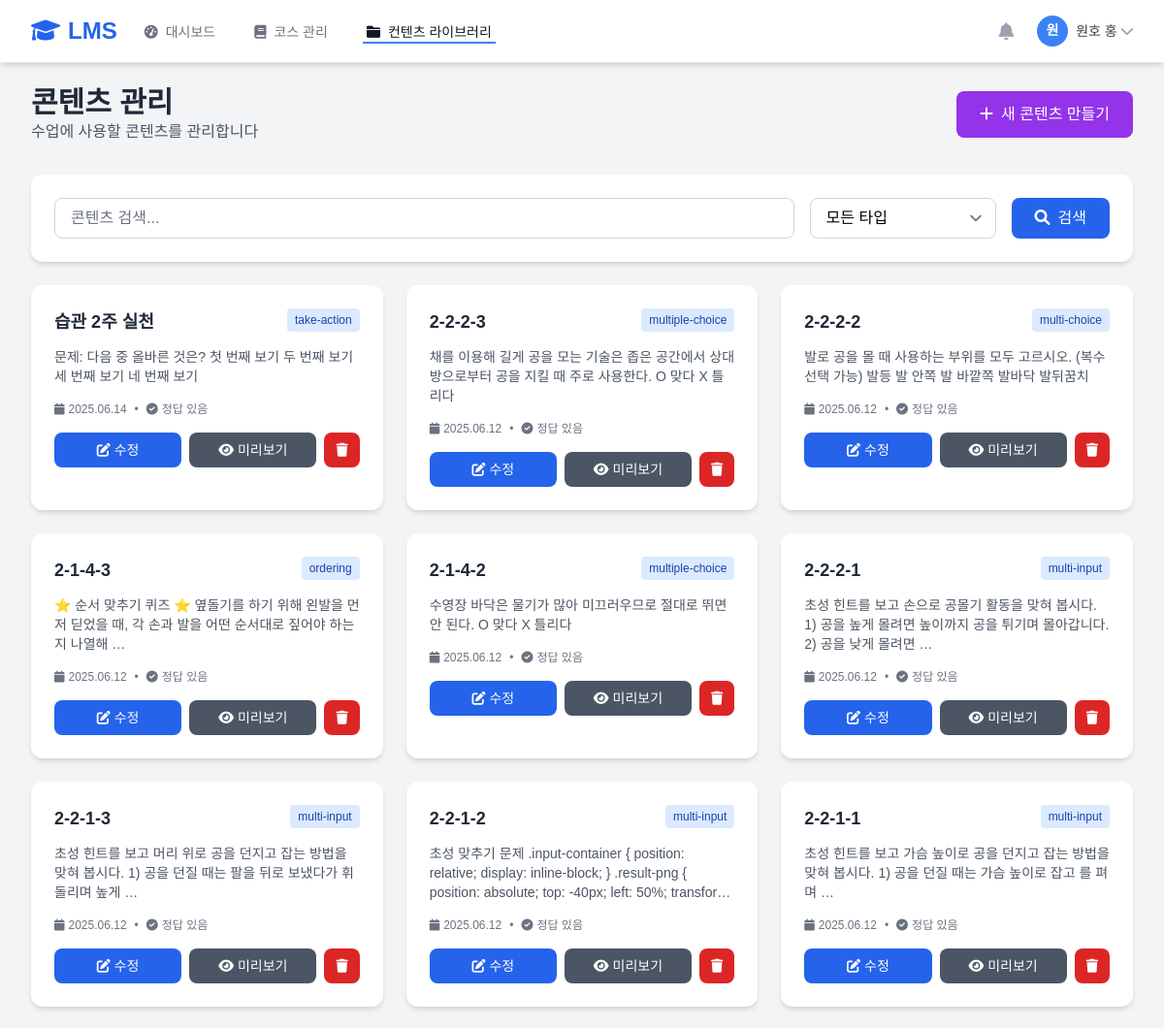
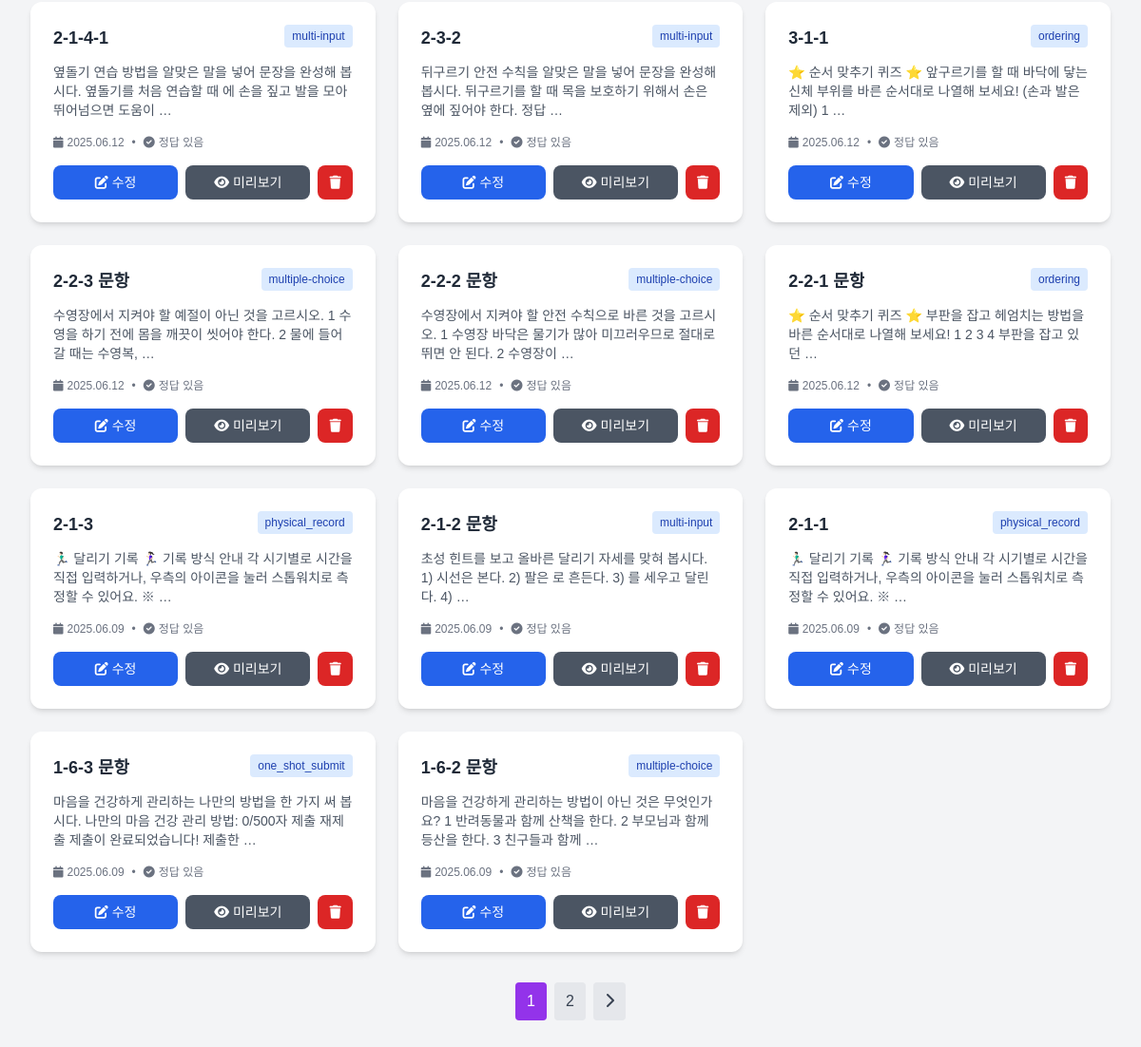
The page /teacher/contents/ (signed in) on the database its author committed (2 pictures, top to bottom).
### teacher/models.py (models this page shows, shortened)
class Contents(models.Model):
    content_type = models.ForeignKey(ContentType, on_delete=models.CASCADE, verbose_name='콘텐츠 타입')
    title = models.CharField('제목', max_length=200)
    page = models.TextField('콘텐츠 페이지', help_text='HTML 형식의 콘텐츠')
    answer = models.TextField('정답', blank=True,null=True, help_text='객관식/단답형의 경우 정답')
    meta_data = models.JSONField('메타데이터', default=dict, blank=True)
    tags = models.JSONField('태그/평가기준', default=dict, blank=True, help_text='채점이나 평가 기준')
    created_by = models.ForeignKey(User, on_delete=models.SET_NULL, null=True, verbose_name='생성자')
    created_at = models.DateTimeField('생성일', auto_now_add=True)
    updated_at = models.DateTimeField('수정일', auto_now=True)
    is_active = models.BooleanField('활성화', default=True)
    is_public = models.BooleanField('공개', default=True, help_text='다른 교사들도 사용할 수 있도록 공개')  # 추가
    class Meta:
        verbose_name = '콘텐츠'
        verbose_name_plural = '콘텐츠'
        ordering = ['-created_at']

class ContentType(models.Model):
    type_name = models.CharField('타입명', max_length=50)
    description = models.TextField('설명', blank=True)
    icon = models.CharField('아이콘', max_length=50, blank=True,null=True)
    color = models.CharField('색상', max_length=7, blank=True,null=True)
    is_active = models.BooleanField('활성화', default=True)
    class Meta:
        verbose_name = '컨텐츠 타입'
        verbose_name_plural = '컨텐츠 타입'

### teacher/contents_views.py (the view)
# urls.py: path('contents/', contents_views.contents_list, name='contents_list'),
@login_required
def contents_list(request):
    queryset = Contents.objects.filter(created_by=request.user)
    content_type = request.GET.get('type')
    if content_type:
        queryset = queryset.filter(content_type_id=content_type)
    search = request.GET.get('search')
    if search:
        queryset = queryset.filter(
            Q(title__icontains=search) |
            Q(page__icontains=search)
        )
    queryset = queryset.select_related('content_type').order_by('-created_at')
    paginator = Paginator(queryset, 20)  # 페이지당 20개
    page = request.GET.get('page')
    contents = paginator.get_page(page)
    context = {
        'contents': contents,
        'content_types': ContentType.objects.filter(is_active=True),
        'selected_type': content_type,
        'search_query': search or '',
        'page_obj': contents,
        'is_paginated': paginator.num_pages > 1,
    }
    return render(request, 'teacher/contents/list.html', context)

### templates/teacher/contents/list.html (shortened to what this page needs)
{% extends 'teacher/base.html' %}
{% block content %}
    <div class="mb-8">
        <div class="flex items-center justify-between mb-4">
            <div>
                <h1 class="text-3xl font-bold text-gray-800">콘텐츠 관리</h1>
                <p class="text-gray-600">수업에 사용할 콘텐츠를 관리합니다</p>
            </div>
            <a href="{% url 'teacher:contents_create' %}"
               class="bg-purple-600 text-white px-6 py-3 rounded-lg hover:bg-purple-700 transition duration-200">
                <i class="fas fa-plus mr-2"></i>새 콘텐츠 만들기
            </a>
        </div>
    </div>
    <div class="bg-white rounded-xl shadow-md p-6 mb-6">
        <form method="get" class="flex flex-col md:flex-row gap-4">
            <div class="flex-1">
                <input type="text"
                       name="search"
                       value="{{ search_query }}"
                       placeholder="콘텐츠 검색..."
                       class="w-full px-4 py-2 border border-gray-300 rounded-lg focus:outline-none focus:ring-2 focus:ring-purple-500">
            </div>
            <div class="md:w-48">
                <select name="type"
                        class="w-full px-4 py-2 border border-gray-300 rounded-lg focus:outline-none focus:ring-2 focus:ring-purple-500">
                    <option value="">모든 타입</option>
                </select>
            </div>
            <button type="submit"
                    class="bg-blue-600 text-white px-6 py-2 rounded-lg hover:bg-blue-700 transition duration-200">
                <i class="fas fa-search mr-2"></i>검색
            </button>
        </form>
    </div>
    {% if contents %}
    <div class="grid grid-cols-1 md:grid-cols-2 lg:grid-cols-3 gap-6">
        {% for content in contents %}
        <div class="bg-white rounded-xl shadow-md overflow-hidden hover:shadow-lg transition duration-300">
            <div class="p-6">
                <div class="flex items-start justify-between mb-3">
                    <h3 class="text-lg font-semibold text-gray-800 line-clamp-2">{{ content.title }}</h3>
                    <span class="bg-blue-100 text-blue-800 px-2 py-1 rounded text-xs whitespace-nowrap ml-2">
                        {{ content.content_type.type_name }}
                    </span>
                </div>
                <p class="text-gray-600 text-sm mb-4 line-clamp-3">
                    {{ content.page|striptags|truncatewords:20 }}
                </p>
                <div class="flex items-center text-gray-500 text-xs mb-4">
                    <i class="fas fa-calendar mr-1"></i>
                    {{ content.created_at|date:"Y.m.d" }}
                    {% if content.answer %}
                    <span class="mx-2">•</span>
                    <i class="fas fa-check-circle mr-1"></i>
                    정답 있음
                    {% endif %}
                </div>
                <div class="flex space-x-2">
                    <a href="{% url 'teacher:contents_edit' content.id %}"
                       class="flex-1 bg-blue-600 text-white text-center py-2 px-3 rounded-lg hover:bg-blue-700 transition duration-200 text-sm">
                        <i class="fas fa-edit mr-1"></i>수정
                    </a>
                    <button onclick="previewContent({{ content.id }})"
                            class="flex-1 bg-gray-600 text-white py-2 px-3 rounded-lg hover:bg-gray-700 transition duration-200 text-sm">
                        <i class="fas fa-eye mr-1"></i>미리보기
                    </button>
                    <form method="post" action="{% url 'teacher:contents_delete' content.id %}"
                          class="inline" onsubmit="return confirm('정말 삭제하시겠습니까?')">
                        <button type="submit"
                                class="bg-red-600 text-white py-2 px-3 rounded-lg hover:bg-red-700 transition duration-200 text-sm">
                            <i class="fas fa-trash"></i>
                        </button>
                    </form>
                </div>
            </div>
        </div>
        {% endfor %}
    </div>
    {% if is_paginated %}
    <div class="mt-8 flex justify-center">
        <nav class="flex items-center space-x-2">
            {% for num in page_obj.paginator.page_range %}
                {% if page_obj.number == num %}
                <span class="px-3 py-2 bg-purple-600 text-white rounded">{{ num }}</span>
                {% else %}
                <a href="?page={{ num }}{% if search_query %}&search={{ search_query }}{% endif %}{% if selected_type %}&type={{ selected_type }}{% endif %}"
                   class="px-3 py-2 bg-gray-200 text-gray-700 rounded hover:bg-gray-300">{{ num }}</a>
                {% endif %}
            {% endfor %}
            {% if page_obj.has_next %}
            <a href="?page={{ page_obj.next_page_number }}{% if search_query %}&search={{ search_query }}{% endif %}{% if selected_type %}&type={{ selected_type }}{% endif %}"
               class="px-3 py-2 bg-gray-200 text-gray-700 rounded hover:bg-gray-300">
                <i class="fas fa-chevron-right"></i>
            </a>
            {% endif %}
        </nav>
    </div>
    {% endif %}
    {% endif %}
{% endblock %}

### templates/teacher/base.html (shortened to what this page needs)
<!DOCTYPE html>
<html lang="ko">
<head>
    <script src="https://cdn.tailwindcss.com?plugins=forms,typography,aspect-ratio,line-clamp"></script>
    <link rel="stylesheet" href="https://cdnjs.cloudflare.com/ajax/libs/font-awesome/6.0.0/css/all.min.css">
</head>
<body class="bg-gray-100">
    <nav class="bg-white shadow-md border-b border-gray-200 fixed w-full top-0 z-50">
        <div class="max-w-7xl mx-auto px-4 sm:px-6 lg:px-8">
            <div class="flex justify-between h-16">
                <div class="flex items-center">
                    <div class="flex-shrink-0">
                        <a href="{% url 'teacher:dashboard' %}" class="text-2xl font-bold text-blue-600">
                            <i class="fas fa-graduation-cap mr-2"></i>LMS
                        </a>
                    </div>
                    <div class="hidden md:ml-6 md:flex md:space-x-8">
                        <a href="{% url 'teacher:dashboard' %}"
                           class="{% if 'dashboard' in request.resolver_match.url_name %}border-blue-500 text-gray-900{% else %}border-transparent text-gray-500 hover:text-gray-700 hover:border-gray-300{% endif %} inline-flex items-center px-1 pt-1 border-b-2 text-sm font-medium">
                            <i class="fas fa-tachometer-alt mr-2"></i>대시보드
                        </a>
                        <a href="{% url 'teacher:course_dashboard' %}"
                           class="{% if 'course' in request.resolver_match.url_name %}border-blue-500 text-gray-900{% else %}border-transparent text-gray-500 hover:text-gray-700 hover:border-gray-300{% endif %} inline-flex items-center px-1 pt-1 border-b-2 text-sm font-medium">
                            <i class="fas fa-book mr-2"></i>코스 관리
                        </a>
                        <a href="{% url 'teacher:contents_list' %}"
                           class="{% if 'contents_list' in request.resolver_match.url_name %}border-blue-500 text-gray-900{% else %}border-transparent text-gray-500 hover:text-gray-700 hover:border-gray-300{% endif %} inline-flex items-center px-1 pt-1 border-b-2 text-sm font-medium">
                            <i class="fas fa-folder mr-2"></i>컨텐츠 라이브러리
                        </a>
                    </div>
                </div>
                <div class="flex items-center">
                    <div class="flex items-center space-x-4">
                        <button class="p-2 text-gray-400 hover:text-gray-500">
                            <i class="fas fa-bell text-lg"></i>
                        </button>
                        <div class="relative">
                            <button class="flex items-center text-sm rounded-full focus:outline-none focus:ring-2 focus:ring-offset-2 focus:ring-blue-500"
                                    id="user-menu-button" onclick="toggleUserMenu()">
                                <img class="h-8 w-8 rounded-full bg-blue-500 flex items-center justify-center text-white font-bold"
                                     alt="{{ user.get_full_name }}">
                                <span class="ml-2 text-gray-700">{{ user.get_full_name|default:user.username }}</span>
                                <i class="fas fa-chevron-down ml-1 text-gray-400"></i>
                            </button>
                        </div>
                    </div>
                </div>
            </div>
        </div>
    </nav>
    <main class="pt-16 min-h-screen">
        <div class="max-w-7xl mx-auto py-6 px-4 sm:px-6 lg:px-8">
            {% block content %}{% endblock %}
        </div>
    </main>
        </body>
        </html>

### templates/teacher/base.html (style rules this page uses)
.line-clamp-2 { display: -webkit-box; -webkit-box-orient: vertical; overflow: hidden; }
.line-clamp-3 { display: -webkit-box; -webkit-box-orient: vertical; overflow: hidden; }

### templates/teacher/contents/list.html (style rules this page uses)
.line-clamp-2 { display: -webkit-box; -webkit-line-clamp: 2; -webkit-box-orient: vertical; overflow: hidden; }
.line-clamp-3 { display: -webkit-box; -webkit-line-clamp: 3; -webkit-box-orient: vertical; overflow: hidden; }

### rows shown on the page
Contents: title "습관 2주 실천", content_type.type_name "take-action", page "문제: 다음 중 올바른 것은? 첫 번째 보기 두 번째 보기 세 번째 보기 네 번째 보기", created_at "2025.06.14", answer "정답 있음"
Contents: title "2-2-2-3", content_type.type_name "multiple-choice", page "채를 이용해 길게 공을 모는 기술은 좁은 공간에서 상대방으로부터 공을 지킬 때 주로 사용한다. O 맞다 X 틀리다", created_at "2025.06.12", shows "정답 있음"
Contents: title "2-2-2-2", content_type.type_name "multi-choice", page "발로 공을 몰 때 사용하는 부위를 모두 고르시오. (복수 선택 가능) 발등 발 안쪽 발 바깥쪽 발바닥 발뒤꿈치", created_at "2025.06.12", shows "정답 있음"
Contents: title "2-1-4-3", content_type.type_name "ordering", page "⭐ 순서 맞추기 퀴즈 ⭐ 옆돌기를 하기 위해 왼발을 먼저 딛었을 때, 각 손과 발을 어떤 순서대로 짚어야 하는지 나열해 …", created_at "2025.06.12", shows "정답 있음"
Contents: title "2-1-4-2", content_type.type_name "multiple-choice", page "수영장 바닥은 물기가 많아 미끄러우므로 절대로 뛰면 안 된다. O 맞다 X 틀리다", created_at "2025.06.12", shows "정답 있음"
Contents: title "2-2-2-1", content_type.type_name "multi-input", page "초성 힌트를 보고 손으로 공몰기 활동을 맞혀 봅시다. 1) 공을 높게 몰려면 높이까지 공을 튀기며 몰아갑니다. 2) 공을 낮게 몰려면 …", created_at "2025.06.12", shows "정답 있음"
Contents: title "2-2-1-3", content_type.type_name "multi-input", page "초성 힌트를 보고 머리 위로 공을 던지고 잡는 방법을 맞혀 봅시다. 1) 공을 던질 때는 팔을 뒤로 보냈다가 휘돌리며 높게 …", created_at "2025.06.12", shows "정답 있음"
Contents: title "2-2-1-2", content_type.type_name "multi-input", page "초성 맞추기 문제 .input-container { position: relative; display: inline-block; } .result-png { position: absolute; top: -40px; left: 50%;…", created_at "2025.06.12", shows "정답 있음"
Contents: title "2-2-1-1", content_type.type_name "multi-input", page "초성 힌트를 보고 가슴 높이로 공을 던지고 잡는 방법을 맞혀 봅시다. 1) 공을 던질 때는 가슴 높이로 잡고 를 펴며 …", created_at "2025.06.12", shows "정답 있음"
Contents: title "2-1-4-1", content_type.type_name "multi-input", page "옆돌기 연습 방법을 알맞은 말을 넣어 문장을 완성해 봅시다. 옆돌기를 처음 연습할 때 에 손을 짚고 발을 모아 뛰어넘으면 도움이 …", created_at "2025.06.12", shows "정답 있음"
Contents: title "2-3-2", content_type.type_name "multi-input", page "뒤구르기 안전 수칙을 알맞은 말을 넣어 문장을 완성해 봅시다. 뒤구르기를 할 때 목을 보호하기 위해서 손은 옆에 짚어야 한다. 정답 …", created_at "2025.06.12", shows "정답 있음"
Contents: title "3-1-1", content_type.type_name "ordering", page "⭐ 순서 맞추기 퀴즈 ⭐ 앞구르기를 할 때 바닥에 닿는 신체 부위를 바른 순서대로 나열해 보세요! (손과 발은 제외) 1 …", created_at "2025.06.12", shows "정답 있음"
Contents: title "2-2-3 문항", content_type.type_name "multiple-choice", page "수영장에서 지켜야 할 예절이 아닌 것을 고르시오. 1 수영을 하기 전에 몸을 깨끗이 씻어야 한다. 2 물에 들어갈 때는 수영복, …", created_at "2025.06.12", shows "정답 있음"
Contents: title "2-2-2 문항", content_type.type_name "multiple-choice", page "수영장에서 지켜야 할 안전 수칙으로 바른 것을 고르시오. 1 수영장 바닥은 물기가 많아 미끄러우므로 절대로 뛰면 안 된다. 2 수영장이 …", created_at "2025.06.12", shows "정답 있음"
Contents: title "2-2-1 문항", content_type.type_name "ordering", page "⭐ 순서 맞추기 퀴즈 ⭐ 부판을 잡고 헤엄치는 방법을 바른 순서대로 나열해 보세요! 1 2 3 4 부판을 잡고 있던 …", created_at "2025.06.12", shows "정답 있음"
Contents: title "2-1-3", content_type.type_name "physical_record", page "🏃🏻‍♂️ 달리기 기록 🏃🏻‍♀️ 기록 방식 안내 각 시기별로 시간을 직접 입력하거나, 우측의 아이콘을 눌러 스톱워치로 측정할 수 있어요. ※ …", created_at "2025.06.09", shows "정답 있음"
Contents: title "2-1-2 문항", content_type.type_name "multi-input", page "초성 힌트를 보고 올바른 달리기 자세를 맞혀 봅시다. 1) 시선은 본다. 2) 팔은 로 흔든다. 3) 를 세우고 달린다. 4) …", created_at "2025.06.09", shows "정답 있음"
Contents: title "2-1-1", content_type.type_name "physical_record", page "🏃🏻‍♂️ 달리기 기록 🏃🏻‍♀️ 기록 방식 안내 각 시기별로 시간을 직접 입력하거나, 우측의 아이콘을 눌러 스톱워치로 측정할 수 있어요. ※ …", created_at "2025.06.09", shows "정답 있음"
Contents: title "1-6-3 문항", content_type.type_name "one_shot_submit", page "마음을 건강하게 관리하는 나만의 방법을 한 가지 써 봅시다. 나만의 마음 건강 관리 방법: 0/500자 제출 재제출 제출이 완료되었습니다! 제출한 …", created_at "2025.06.09", shows "정답 있음"
Contents: title "1-6-2 문항", content_type.type_name "multiple-choice", page "마음을 건강하게 관리하는 방법이 아닌 것은 무엇인가요? 1 반려동물과 함께 산책을 한다. 2 부모님과 함께 등산을 한다. 3 친구들과 함께 …", created_at "2025.06.09", shows "정답 있음"

### other values the page prints
{{ user.get_full_name|default:user.username }} "원호 홍"
{{ num }} "1"
{{ num }} "2"
